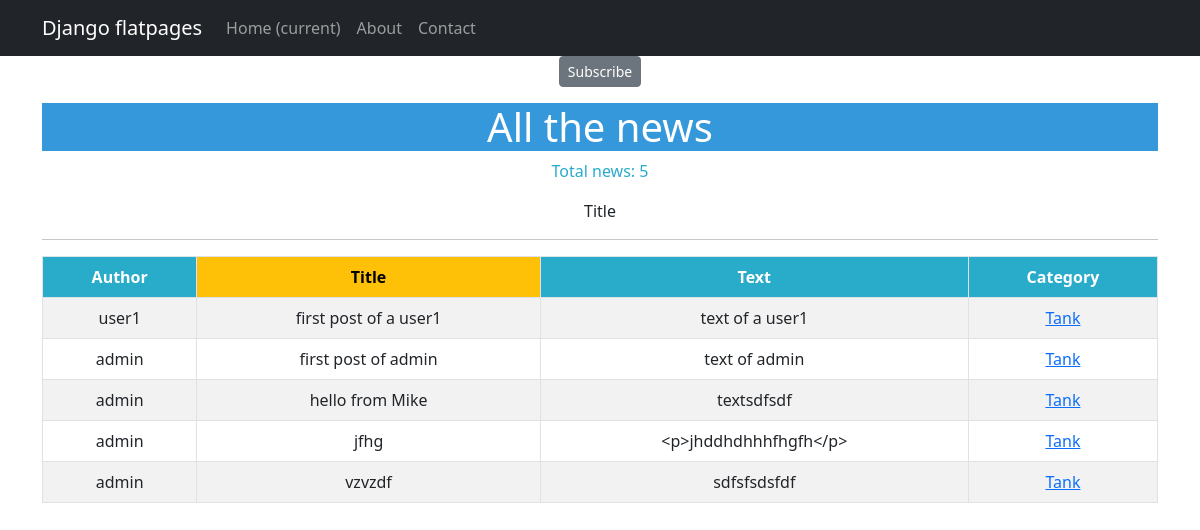
Screenshot of /bboard/categories/1 with the database file from the repository.
### bboard/models.py (models this page shows, shortened)
class Post(models.Model):
    author = models.ForeignKey(User, on_delete=models.CASCADE)
    title = models.CharField(max_length=255)
    text = RichTextField()
    category = models.ManyToManyField('Category', through='PostCategory')
    date = models.DateTimeField(auto_now_add=True)

class Category(models.Model):
    name = models.CharField(max_length=255, default='Name_of_category', unique=True)
    subscribers = models.ManyToManyField(User, blank=True, related_name='categories')
    def __str__(self):
        return self.name

### bboard/views.py (the view)
# urls.py: path('categories/<int:pk>', CategoryListView.as_view(), name='category_list'),
class CategoryListView(PostList):
    model = Post
    template_name = 'category_list.html'
    context_object_name = 'category_list'
    def get_queryset(self, *args, **kwargs):
        self.category = get_object_or_404(Category, id=self.kwargs['pk'])
        queryset = Post.objects.filter(category=self.category)
        return queryset
    def get_context_data(self, **kwargs):
        context = super().get_context_data(**kwargs)
        context['is_not_subscriber'] = self.request.user not in self.category.subscribers.all()
        context['category'] = self.category
        return context

### templates/category_list.html
{% extends 'flatpages/default.html'%}
{% block content %}
    {% if is_not_subscriber %}
        <p class="text-center"> <a href="{% url 'bboard:subscribe' category.id %}" class="btn btn-secondary btn-sm">Subscribe</a></p>
    {% endif %}
   <h1 style="background-color: #3498DB; color: #ffffff;">All the news</h1>
   <p style="color: #29ABCA;">Total news: {{ category_list|length }}</p>
<head>
    Title
</head>
<body>
<hr>
{% if category_list %}
        <table class="table table-bordered table-striped table-hover">
            <thead>
                <th style="background-color: #29ABCA; color: #ffffff;">{{ 'Author' }}</th>
                <th style="background-color: #FFC107; color: #000000;">{{ 'Title' }}</th>
                <th style="background-color: #29ABCA; color: #ffffff;">{{ 'Text' }}</th>
                <th style="background-color: #29ABCA; color: #ffffff;">{{ 'Category' }}</th>
           </thead>
           <tbody>
                {% for post in category_list %}
                <tr>
                    <td>{{ post.author }}</td>
                    <td>{{ post.title }}</td>
                    <td>{{ post.text }}</td>
                    <td>
                        {% for category in post.category.all %}
                        <a href="{% url 'bboard:category_list' category.id %}">{{category}}</a>
                        {% endfor %}
                    </td>
                </tr>
                {% endfor %}
           </tbody>
        </table>
{% endif %}
</body>
{% endblock content %}

### rows the page displays
Post: author "user1", title "first post of a user1", text "text of a user1"
Category: name "Tank"
Post: author "admin", title "first post of admin", text "text of admin"
Post: author "admin", title "hello from Mike", text "textsdfsdf"
Post: author "admin", title "jfhg", text "<p>jhddhdhhhfhgfh</p>"
Post: author "admin", title "vzvzdf", text "sdfsfsdsfdf"

### other values shown
{{ category_list|length }} "5"
{{ 'Author' }} "Author"
{{ 'Title' }} "Title"
{{ 'Text' }} "Text"
{{ 'Category' }} "Category"
